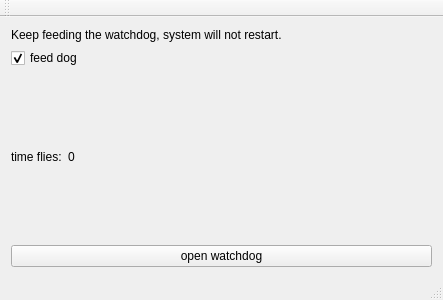
<?xml version="1.0" encoding="UTF-8"?>
<ui version="4.0">
 <class>MainWindow</class>
 <widget class="QMainWindow" name="MainWindow">
  <property name="geometry">
   <rect>
    <x>0</x>
    <y>0</y>
    <width>443</width>
    <height>300</height>
   </rect>
  </property>
  <property name="windowTitle">
   <string>WatchDog</string>
  </property>
  <widget class="QWidget" name="centralWidget">
   <layout class="QHBoxLayout" name="horizontalLayout">
    <item>
     <layout class="QGridLayout" name="gridLayout">
      <item row="0" column="0" colspan="2">
       <widget class="QLabel" name="label_2">
        <property name="sizePolicy">
         <sizepolicy hsizetype="Expanding" vsizetype="Fixed">
          <horstretch>0</horstretch>
          <verstretch>0</verstretch>
         </sizepolicy>
        </property>
        <property name="text">
         <string>Keep feeding the watchdog, system will not restart.</string>
        </property>
       </widget>
      </item>
      <item row="1" column="0" colspan="2">
       <widget class="QCheckBox" name="checkBox">
        <property name="sizePolicy">
         <sizepolicy hsizetype="Expanding" vsizetype="Fixed">
          <horstretch>0</horstretch>
          <verstretch>0</verstretch>
         </sizepolicy>
        </property>
        <property name="text">
         <string>feed dog</string>
        </property>
        <property name="checked">
         <bool>true</bool>
        </property>
       </widget>
      </item>
      <item row="2" column="0">
       <widget class="QLabel" name="label">
        <property name="sizePolicy">
         <sizepolicy hsizetype="Preferred" vsizetype="Expanding">
          <horstretch>0</horstretch>
          <verstretch>0</verstretch>
         </sizepolicy>
        </property>
        <property name="text">
         <string>time flies:</string>
        </property>
       </widget>
      </item>
      <item row="2" column="1">
       <widget class="QLabel" name="times">
        <property name="sizePolicy">
         <sizepolicy hsizetype="Expanding" vsizetype="Expanding">
          <horstretch>0</horstretch>
          <verstretch>0</verstretch>
         </sizepolicy>
        </property>
        <property name="text">
         <string>0</string>
        </property>
       </widget>
      </item>
      <item row="3" column="0" colspan="2">
       <widget class="QPushButton" name="pushButton">
        <property name="sizePolicy">
         <sizepolicy hsizetype="Expanding" vsizetype="Fixed">
          <horstretch>0</horstretch>
          <verstretch>0</verstretch>
         </sizepolicy>
        </property>
        <property name="text">
         <string>open watchdog</string>
        </property>
       </widget>
      </item>
     </layout>
    </item>
   </layout>
  </widget>
  <widget class="QMenuBar" name="menuBar">
   <property name="geometry">
    <rect>
     <x>0</x>
     <y>0</y>
     <width>443</width>
     <height>23</height>
    </rect>
   </property>
  </widget>
  <widget class="QToolBar" name="mainToolBar">
   <attribute name="toolBarArea">
    <enum>TopToolBarArea</enum>
   </attribute>
   <attribute name="toolBarBreak">
    <bool>false</bool>
   </attribute>
  </widget>
  <widget class="QStatusBar" name="statusBar"/>
 </widget>
 <layoutdefault spacing="6" margin="11"/>
 <resources/>
 <connections/>
</ui>
